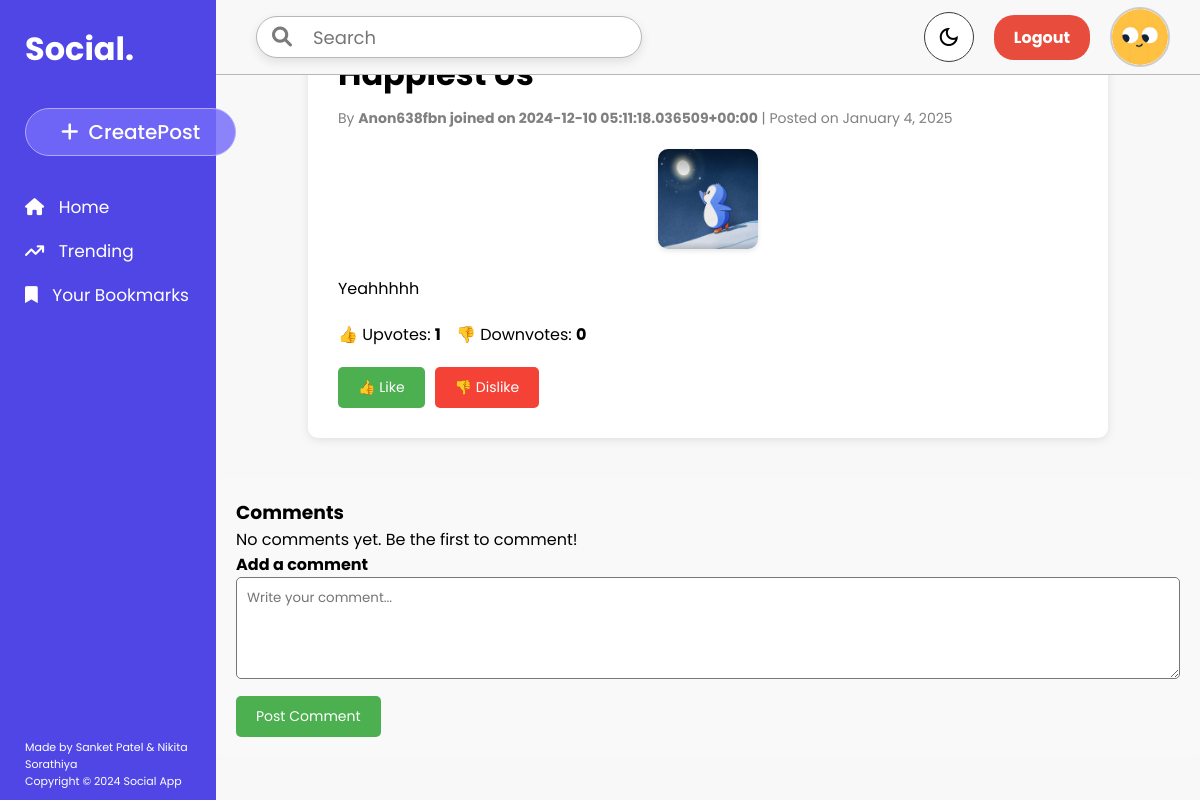
Before: /post_detail/13/ (signed in) with the older database file.
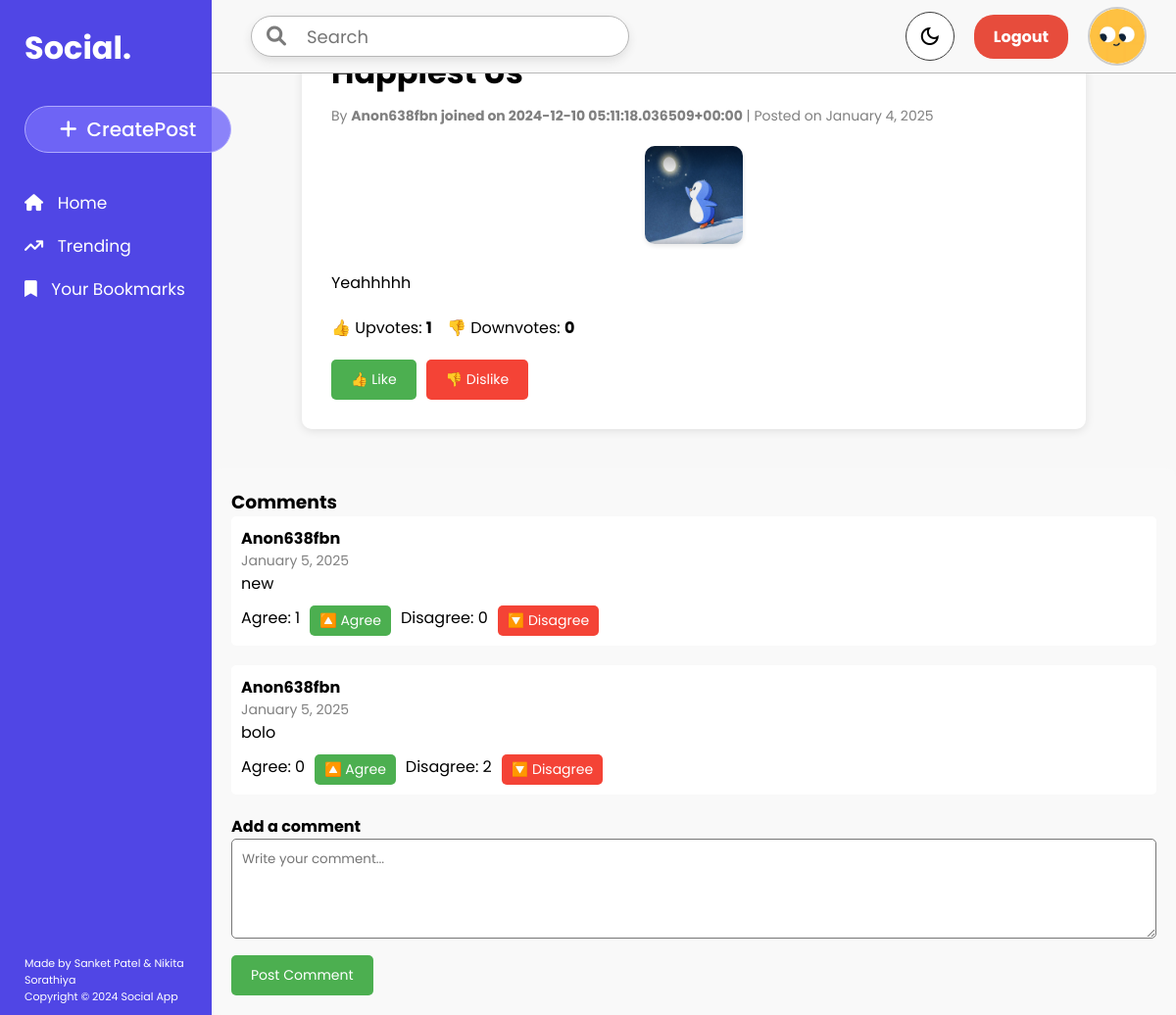
After: the same page with the newer database file.
### main/models.py (models this page shows, shortened)
class Post(models.Model):
    title = models.CharField(max_length=255)
    description = models.TextField()
    media = models.FileField(upload_to="post_media/",null=True,blank=True)
    author = models.ForeignKey(User,on_delete=models.CASCADE,related_name="authored_posts")
    upvotes = models.PositiveIntegerField(default=0)
    downvotes = models.PositiveIntegerField(default=0)
    created_at = models.DateTimeField(default=timezone.now)
    sensitive_content = models.BooleanField(default=False)

class User(models.Model):
    email = models.EmailField()
    username = models.CharField(max_length=50)
    password = models.CharField(max_length=50)
    is_active = models.BooleanField(default=True)
    is_SuperUser = models.BooleanField(default=False)
    joined_at = models.DateTimeField(default=timezone.now)
    def __str__(self):
        return f'{self.username} joined on {self.joined_at}'

class Comment(models.Model):
    post = models.ForeignKey(Post, on_delete=models.CASCADE, related_name='comments')
    author = models.ForeignKey(User, on_delete=models.CASCADE)
    content = models.TextField()
    agreeCount = models.PositiveIntegerField(default=0)
    disagreeCount = models.PositiveIntegerField(default=0)
    created_at = models.DateTimeField(default=timezone.now)

### main/views.py (the view)
# urls.py: path('post_detail/<int:post_id>/', views.post_detail, name='post_detail'),
def post_detail(request, post_id):
    if request.session.get('username'):
        post = Post.objects.get(id=post_id)
        comments = Comment.objects.filter(post=post).order_by('-created_at')
        username = request.session['username']
        print(username)
        return render(request, 'post_detail.html', {'post': post,'username': username})
    else:
        return redirect('login')

### main/templates/post_detail.html (shortened to what this page needs)
{% extends "base.html" %}
{% block content %}
    <div style="
        background-color: white;
        padding: 30px;
        border-radius: 10px;
        box-shadow: 0 2px 10px rgba(0, 0, 0, 0.1);
        margin: 20px auto;
        max-width: 800px;
        max-height: 90vh;
        overflow-y: auto;
    ">
        <h1 style="margin-bottom: 10px;">{{ post.title }}</h1>
        <p style="color: gray; font-size: 14px; margin-bottom: 20px;">
            By <strong>{{ post.author }}</strong> | Posted on {{ post.created_at|date:"F j, Y" }}
        </p>
        {% if post.media and post.media.name %}
            <div style="margin-bottom: 20px; text-align: center;">
                <img src="{{ post.media.url }}" alt="Post Media" style="
                    max-width: 100px;
                    height: 100px;
                    border-radius: 10px;
                    box-shadow: 0 2px 5px rgba(0, 0, 0, 0.1);
                ">
            </div>
        {% endif %}
        <p style="font-size: 16px; line-height: 1.6; margin-bottom: 20px;">
            {{ post.description }}
        </p>
        <div style="
            display: flex;
            gap: 15px;
            align-items: center;
            margin-top: 20px;
        ">
            <div id="likes-count-{{ post.id }}" style="font-size: 16px;">
                👍 Upvotes: <strong>{{ post.upvotes }}</strong>
            </div>
            <div id="dislikes-count-{{ post.id }}" style="font-size: 16px;">
                👎 Downvotes: <strong>{{ post.downvotes }}</strong>
            </div>
        </div>
        <div style="margin-top: 20px; display: flex; gap: 10px;">
            <button class="like-btn" data-post-id="{{ post.id }}" style="
                background-color: #4caf50;
                color: white;
                border: none;
                padding: 10px 20px;
                border-radius: 5px;
                cursor: pointer;
                font-size: 14px;
            ">
                👍 Like
            </button>
            <button class="dislike-btn" data-post-id="{{ post.id }}" style="
                background-color: #f44336;
                color: white;
                border: none;
                padding: 10px 20px;
                border-radius: 5px;
                cursor: pointer;
                font-size: 14px;
            ">
                👎 Dislike
            </button>
        </div>
    </div>
<div style="background-color: #f9f9f9; padding: 20px; margin-top: 40px; border-radius: 10px;">
    <h3>Comments</h3>
    <div class="comments-container">
        {% for comment in post.comments.all %}
            <div style="margin-bottom: 20px; padding: 10px; background-color: white; border-radius: 5px;">
                <strong>{{ comment.author.username }}</strong>
                <p style="font-size: 14px; color: gray;">{{ comment.created_at|date:"F j, Y" }}</p>
                <p>{{ comment.content }}</p>
                <div id="comment-{{ comment.id }}">
                    <div style="margin-top: 10px; display: flex; gap: 10px;">
                        <p id ="agree-count-{{ comment.id }}">Agree: {{ comment.agreeCount }}</p>
                        <button class="agree-btn" data-comment-id="{{ comment.id }}" style="
                            background-color: #4caf50;
                            color: white;
                            border: none;
                            padding: 5px 10px;
                            border-radius: 5px;
                            cursor: pointer;
                            font-size: 14px;
                        ">
                            🔼 Agree
                        </button>
                        <p id="disagree-count-{{ comment.id }}">Disagree: {{ comment.disagreeCount }}</p>
                        <button class="disagree-btn" data-comment-id="{{ comment.id }}" style="
                            background-color: #f44336;
                            color: white;
                            border: none;
                            padding: 5px 10px;
                            border-radius: 5px;
                            cursor: pointer;
                            font-size: 14px;
                        ">
                            🔽 Disagree
                        </button>
                    </div>
                </div>
            </div>
        {% empty %}
            <p>No comments yet. Be the first to comment!</p>
        {% endfor %}
    </div>
    <h4>Add a comment</h4>
    <form method="POST" class="comment-form" data-post-id="{{ post.id }}">
        <textarea name="comment" rows="4" style="width: 100%; padding: 10px; border-radius: 5px;" placeholder="Write your comment..." required></textarea>
        <button type="submit" style="
            background-color: #4caf50;
            color: white;
            border: none;
            padding: 10px 20px;
            border-radius: 5px;
            cursor: pointer;
            font-size: 14px;
            margin-top: 10px;
        ">
            Post Comment
        </button>
    </form>
</div>
{% endblock %}

### main/templates/base.html (shortened to what this page needs)
{% load static %}
<!DOCTYPE html>
<html lang="en">
  <head>
    <link
      href="https://cdnjs.cloudflare.com/ajax/libs/font-awesome/6.0.0-beta3/css/all.min.css"
      rel="stylesheet"
    />
    <link rel="stylesheet" href="{% static 'css/style.css' %}" />
  </head>
  <body>
    <div class="sidebar">
      <h1><a href="{% url 'index' %}" style="text-decoration: none; color: white">Social.</a></h1>
      <ul>
        <li>
          <a
            href="{% url 'addpost' %}"
            style="text-decoration: none; color: white"
            class="create-post"
          >
            <i class="fas fa-plus"></i>
            CreatePost
          </a>
        </li>
        <li>
          <a
            href="{% url 'index' %}"
            style="text-decoration: none; color: white"
          >
            <i class="fas fa-home"></i>
            Home
          </a>
        </li>
        <li>
          <a
            href="{% url 'trending' %}"
            style="text-decoration: none; color: white"
          >
            <i class="fa-solid fa-arrow-trend-up"></i>
            Trending
          </a>
        </li>
        <li>
          <a
            href="{% url 'view_bookmarks' %}"
            style="text-decoration: none; color: white"
          >
            <i class="fas fa-bookmark"></i>
            Your Bookmarks
          </a>
        </li>
      </ul>
      <div class="sidebar-footer">
        <p>Made by <a href="https://github.com/sankett13?tab=repositories" style="text-decoration: none; color: white" target="_blank">Sanket Patel</a> &  <a href="https://github.com/nikitasorathiya?tab=repositories" style="text-decoration: none; color: white" target="_blank">Nikita Sorathiya</a></p>
        <p>Copyright &copy; 2024 Social App</p>
      </div>
    </div>
    <div class="main">
      <div class="top-nav">
        <div class="search-container">
          <i class="fa-solid fa-magnifying-glass"></i>
          <input type="text" class="search-bar" placeholder="Search" />
        </div>
        <div class="login_end">
          <button id="theme-toggle"><span class="material-symbols-outlined">
            </span></button>
              {%if username%}
              <form action="{% url 'logout' %}" method="post" id="logoutForm">
                <button type="submit" class="logout-btn" id="logoutButton">
                  Logout
                </button>
              </form>
              <a href="{% url 'user_profile' %}" class="profile-link">
                <div class="profile-picture">
                  <img src="{% static 'media/profilephoto.svg' %}" alt="User Profile" />
                </div>
              </a>
              {% endif %}
        </div>
      </div>
      <div class="content">
        {% block content %}{% endblock %}
      </div>
    </div>
  </body>
</html>

### main/static/css/style.css (style rules this page uses)
* { margin: 0; padding: 0; box-sizing: border-box; font-family: "Poppins", sans-serif; }
.sidebar-footer { position: absolute; bottom: 10px; font-size: 11px; }
:root { --bg-color: #ffffff; --secondary-bg-color: #f8f8f8; --text-color: #000000; --secondary-text-color: #7b7b7b; --sidebar-bg: #5046e5; --button-bg: #746bf9d3; --secondary-button-bg: rgb(103, 103, 103); --accent-color: #e74c3c; --button-text: #ffffff; --button-border: #afaafd; --input-border: #b7b7b7; }
body { display: flex; flex-direction: column; height: 100vh; overflow: auto; }
.sidebar { background-color: var(--sidebar-bg); color: white; width: 18%; padding: 25px; display: flex; flex-direction: column; position: fixed; height: 100%; }
.sidebar h1 { margin-bottom: 35px; font-size: 2em; }
.sidebar ul { list-style: none; display: flex; flex-direction: column; gap: 18px; }
.sidebar li { font-size: 17px; display: flex; align-items: center; gap: 20px; cursor: pointer; }
.sidebar li i { padding-right: 10px; }
.create-post { display: flex; flex-direction: row; justify-content: center; align-items: center; padding: 8px 35px; margin-bottom: 20px; background-color: var(--button-bg); border-radius: 30px; font-size: 20px; font-weight: 500; border: 1px solid var(--button-border); }
.main { background-color: var(--secondary-bg-color); margin-left: 18%; width: 82%; overflow: auto; flex-grow: 1; }
.top-nav { height: 75px; display: flex; justify-content: space-between; align-items: center; padding: 10px; width: 82%; background-color: var(--secondary-bg-color); border-bottom: 1px solid var(--input-border); position: fixed; z-index: 2; }
.search-container { position: relative; display: flex; align-items: center; padding: 0px 15px; border: 1px solid var(--input-border); border-radius: 30px; margin-left: 30px; width: 40%; height: 42px; background-color: var(--bg-color); box-shadow: 0 4px 10px rgba(59, 59, 59, 0.12); }
.search-container i { cursor: pointer; margin-right: 13px; font-size: 20px; color: var(--secondary-text-color); }
.search-bar { border: none; outline: none; padding: 8px; background-color: transparent; font-size: 18px; color: var(--text-color); }
.profile-picture { width: 60px; height: 60px; border-radius: 50%; overflow: hidden; margin-right: 20px; border: 2px solid #ccc; }
.profile-picture img { width: 100%; height: 100%; object-fit: cover; }
.logout-btn { background-color: var(--accent-color); color: white; padding: 10px 20px; border-radius: 20px; font-size: 16px; text-decoration: none; font-weight: bold; cursor: pointer; margin-right: 20px; border: none; }
.login_end { display: flex; align-items: center; justify-content: center; flex-direction: row; }
#theme-toggle { height: 50px; width: 50px; color: #000000; border-radius: 50%; border: 1px solid #3a3a3a; background-color: #ffffff; cursor: pointer; display: flex; align-items: center; justify-content: center; margin-right: 20px; }

Changed rows visible on the page:
added Comment: author.username "Anon638fbn", created_at "January 5, 2025", content "new", agreeCount "1", disagreeCount "0"
added Comment: author.username "Anon638fbn", created_at "January 5, 2025", content "bolo", agreeCount "0", disagreeCount "2"
Other visible differences:
text no longer shown: "No comments yet. Be the first to comment!"
